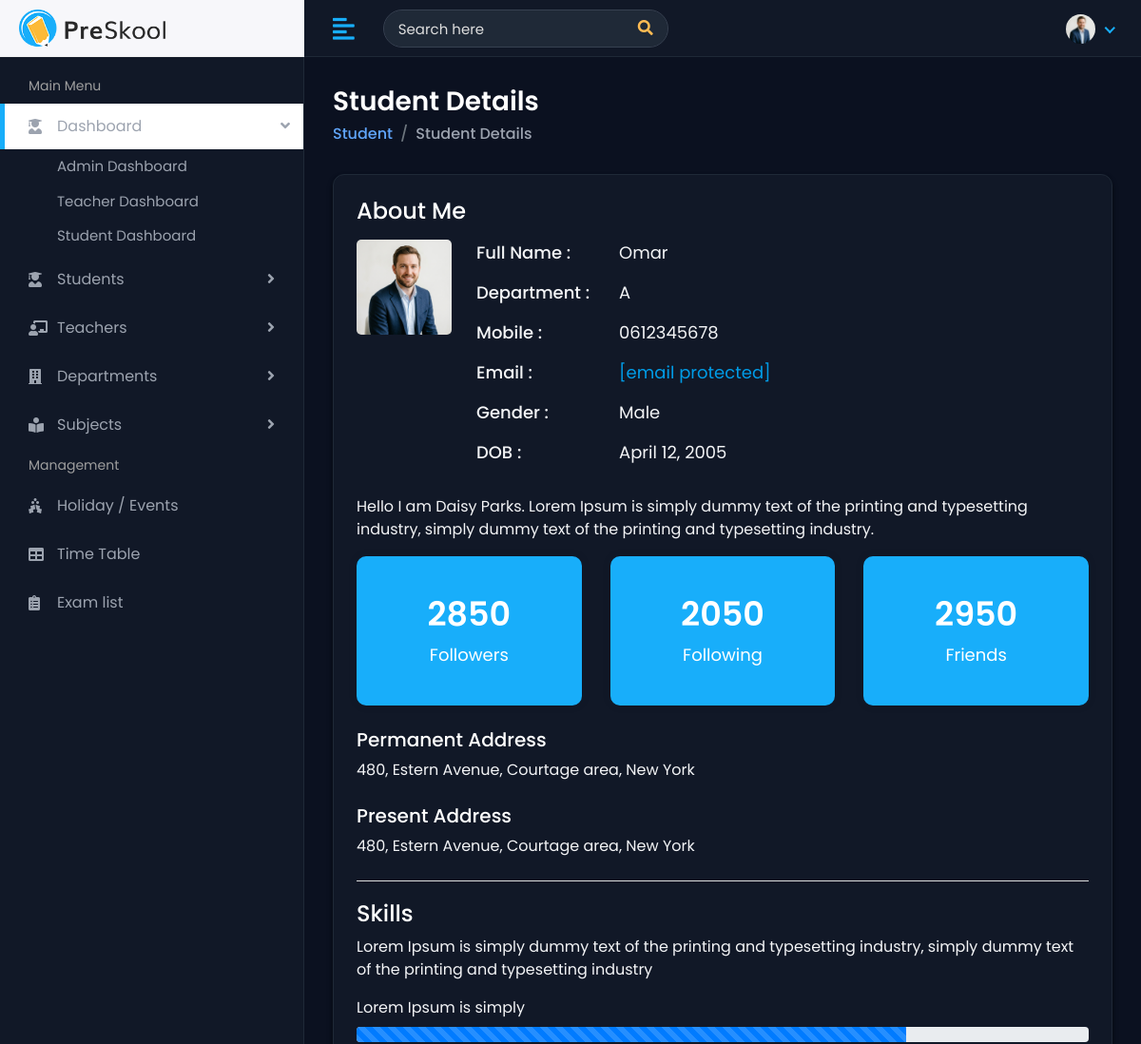
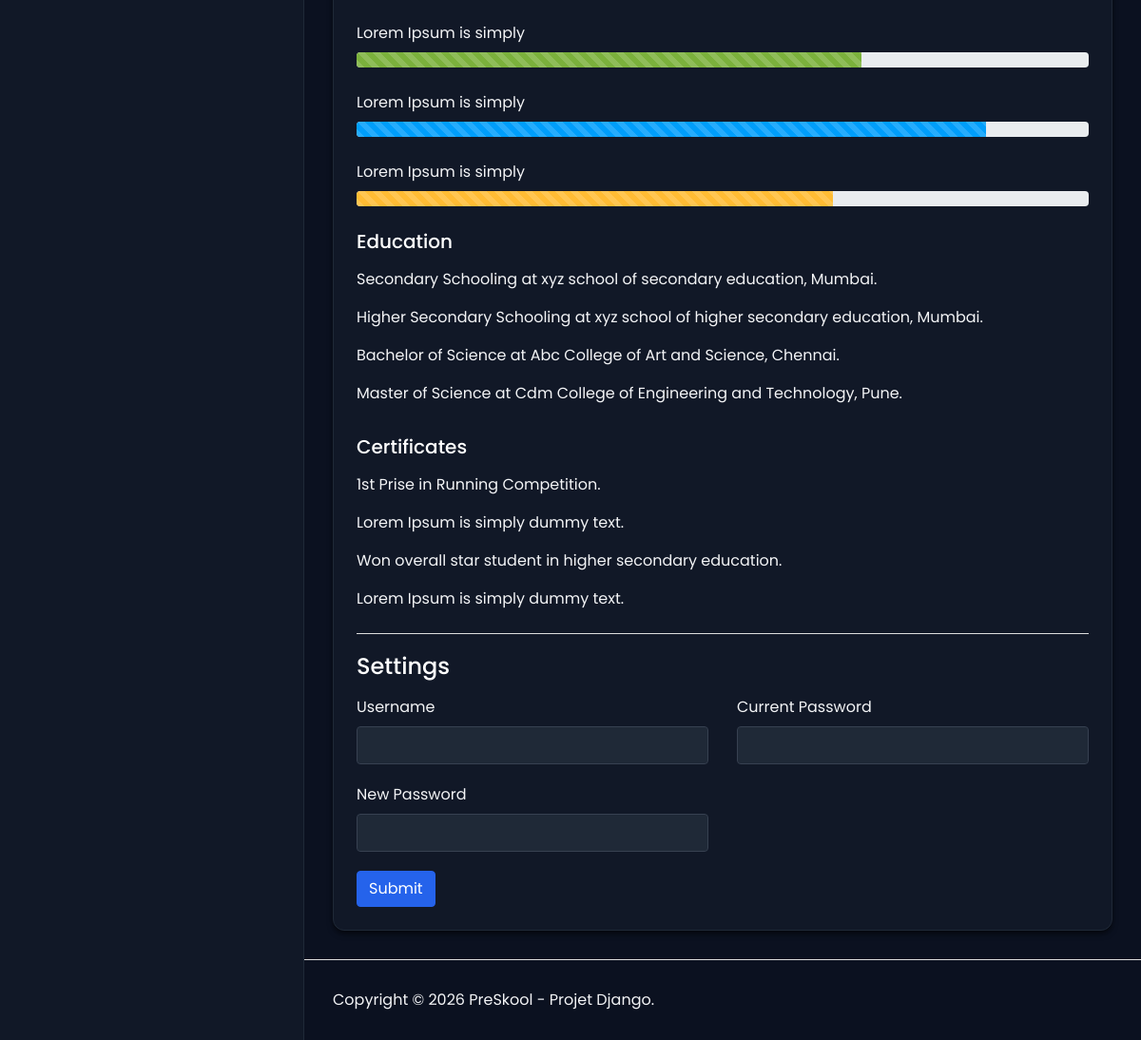
The page /student/students/STU001/ (signed in) on the database its author committed (2 pictures, top to bottom).
### student/models.py (models this page shows, shortened)
class Student(models.Model):
    first_name = models.CharField(max_length=100)
    last_name = models.CharField(max_length=100)
    student_id = models.CharField(max_length=20)
    gender = models.CharField(max_length=10, choices=[('Male','Male'), ('Female','Female')])
    date_of_birth = models.DateField()
    student_class = models.CharField(max_length=50)
    joining_date = models.DateField()
    mobile_number = models.CharField(max_length=15)
    admission_number = models.CharField(max_length=20)
    section = models.CharField(max_length=10)
    student_image = models.ImageField(upload_to='students/', blank=True)
    parent = models.OneToOneField(Parent, on_delete=models.CASCADE)

### student/views.py (the view)
# urls.py: path('students/<str:student_id>/', views.view_student, name='view_student'),
@login_required
def view_student(request, student_id):
    student = get_object_or_404(Student, student_id=student_id)
    return render(request, 'students/student-details.html', {'student': student})

### templates/students/student-details.html (shortened to what this page needs)
{% extends 'Home/base.html' %}
{% load static %}
{% block body %}
<div class="page-wrapper">
<div class="content container-fluid">
<div class="page-header">
<div class="row">
<div class="col-sm-12">
<h3 class="page-title">Student Details</h3>
<ul class="breadcrumb">
<li class="breadcrumb-item"><a href="/student">Student</a></li>
<li class="breadcrumb-item active">Student Details</li>
</ul>
</div>
</div>
</div>
<div class="card">
<div class="card-body">
<div class="row">
<div class="col-md-12">
<div class="about-info">
<h4>About Me</h4>
<div class="media mt-3">
{% if student.student_image %}
<img src="{{ student.student_image.url }}" class="mr-3" alt="..." style="width: 100px; height: 100px; object-fit: cover; border-radius: 5px;">
{% else %}
<img src="{% static 'assets/img/profiles/avatar-01.jpg' %}" class="mr-3" alt="..." style="width: 100px; height: 100px; border-radius: 5px;">
{% endif %}
<div class="media-body">
<ul>
<li>
<span class="title-span">Full Name : </span>
<span class="info-span">{{ student.first_name}}</span>
</li>
<li>
<span class="title-span">Department : </span>
<span class="info-span">{{student.section}}</span>
</li>
<li>
<span class="title-span">Mobile : </span>
<span class="info-span">{{student.mobile_number}}</span>
</li>
<li>
<span class="title-span">Email : </span>
<span class="info-span"><a href="{{student.parent.father_email}}" class="__cf_email__" data-cfemail="7216131b010b32151f131b1e5c111d1f">[email&#160;protected]</a></span>
</li>
<li>
<span class="title-span">Gender : </span>
<span class="info-span">{{student.gender}}</span>
</li>
<li>
<span class="title-span">DOB : </span>
<span class="info-span">{{student.date_of_birth}}</span>
</li>
</ul>
</div>
</div>
<div class="row mt-3">
<div class="col-md-12">
<p>Hello I am Daisy Parks. Lorem Ipsum is simply dummy text of the printing and typesetting industry, simply dummy text of the printing and typesetting industry.</p>
</div>
</div>
<div class="row follow-sec">
<div class="col-md-4 mb-3">
<div class="blue-box">
<h3>2850</h3>
<p>Followers</p>
</div>
</div>
<div class="col-md-4 mb-3">
<div class="blue-box">
<h3>2050</h3>
<p>Following</p>
</div>
</div>
<div class="col-md-4 mb-3">
<div class="blue-box">
<h3>2950</h3>
<p>Friends</p>
</div>
</div>
</div>
<div class="row mt-2">
<div class="col-md-12">
<h5>Permanent Address</h5>
<p>480, Estern Avenue, Courtage area, New York</p>
</div>
</div>
<div class="row mt-2">
<div class="col-md-12">
<h5>Present Address</h5>
<p>480, Estern Avenue, Courtage area, New York</p>
</div>
</div>
</div>
</div>
</div>
<div class="row mt-2">
<div class="col-md-12">
<div class="skill-info">
<h4>Skills</h4>
<p>Lorem Ipsum is simply dummy text of the printing and typesetting industry, simply dummy text of the printing and typesetting industry</p>
<ul>
<li>
<label>Lorem Ipsum is simply</label>
<div class="progress">
<div class="progress-bar progress-bar-striped progress-bar-animated" role="progressbar" aria-valuenow="75" aria-valuemin="0" aria-valuemax="100" style="width: 75%"></div>
</div>
</li>
<li>
<label>Lorem Ipsum is simply</label>
<div class="progress">
<div class="progress-bar progress-bar-striped progress-bar-animated bg-success" role="progressbar" aria-valuenow="69" aria-valuemin="0" aria-valuemax="100" style="width: 69%"></div>
</div>
</li>
<li>
<label>Lorem Ipsum is simply</label>
<div class="progress">
<div class="progress-bar progress-bar-striped progress-bar-animated bg-info" role="progressbar" aria-valuenow="86" aria-valuemin="0" aria-valuemax="100" style="width: 86%"></div>
</div>
</li>
<li>
 <label>Lorem Ipsum is simply</label>
<div class="progress">
<div class="progress-bar progress-bar-striped progress-bar-animated bg-warning" role="progressbar" aria-valuenow="65" aria-valuemin="0" aria-valuemax="100" style="width: 65%"></div>
</div>
</li>
</ul>
<div class="row mt-3">
<div class="col-md-12">
<h5>Education</h5>
<p class="mt-3">Secondary Schooling at xyz school of secondary education, Mumbai.</p>
<p>Higher Secondary Schooling at xyz school of higher secondary education, Mumbai.</p>
<p>Bachelor of Science at Abc College of Art and Science, Chennai.</p>
<p>Master of Science at Cdm College of Engineering and Technology, Pune.</p>
</div>
</div>
<div class="row mt-3">
<div class="col-md-12">
<h5>Certificates</h5>
<p class="mt-3">1st Prise in Running Competition.</p>
<p>Lorem Ipsum is simply dummy text.</p>
<p>Won overall star student in higher secondary education.</p>
<p>Lorem Ipsum is simply dummy text.</p>
</div>
</div>
</div>
</div>
</div>
<div class="row mt-2">
<div class="col-md-12">
<div class="skill-info">
<h4>Settings</h4>
<form>
<div class="row mt-3">
<div class="col-12 col-sm-6">
<div class="form-group">
<label>Username</label>
<input type="text" class="form-control">
</div>
</div>
<div class="col-12 col-sm-6">
<div class="form-group">
<label>Current Password</label>
<input type="password" class="form-control">
</div>
</div>
<div class="col-12 col-sm-6">
<div class="form-group">
<label>New Password</label>
<input type="password" class="form-control">
</div>
</div>
<div class="col-12">
<button type="submit" class="btn btn-primary">Submit</button>
</div>
</div>
</form>
</div>
</div>
</div>
</div>
</div>
</div>
<footer>
<p>Copyright © 2026 PreSkool - Projet Django.</p>
</footer>
</div>
</div>
</body>
</html>
{% endblock %}

### static/assets/css/style.css (style rules this page uses)
html { height: 100%; }
body { background-color: #fff; color: #333; font-family: 'Poppins', sans-serif; font-size: 1rem; height: 100%; line-height: 1.5; overflow-x: hidden; }
h1, h2, h3, h4, h5, h6 { font-family: 'Poppins', sans-serif; margin-top: 0; }
.form-control { border: 1px solid #ddd; box-shadow: none; color: #333; font-size: 15px; height: 40px; }
a { color: #009ce7; }
input, button, a { transition: all 0.4s ease; -moz-transition: all 0.4s ease; -o-transition: all 0.4s ease; -ms-transition: all 0.4s ease; -webkit-transition: all 0.4s ease; }
input, input:focus, button, button:focus { outline: none; }
input[type=text], input[type=password] { -webkit-appearance: none; -moz-appearance: none; appearance: none; }
.form-group { margin-bottom: 1.25rem; }
ul, ol { padding: 0px; list-style: none; }
.bg-success, .badge-success { background-color: #7bb13c !important; }
.bg-info, .badge-info { background-color: #009efb !important; }
.bg-warning, .badge-warning { background-color: #ffbc34 !important; }
.btn-primary { background-color: #FFBC53; border: 1px solid #FFBC53; }
.card { border: 1px solid #ececf5; box-shadow: 0 1px 3px 0 rgba(0, 0, 0, 0.03); margin-bottom: 1.875rem; }
.card-body { padding: 1.5rem; }
footer { padding: 1.875rem 1.875rem; border-top: 1px solid #ddd; }
footer p { margin: 0px; }
.page-wrapper { margin-left: 320px; padding-top: 60px; position: relative; transition: all 0.4s ease; }
.page-wrapper > .content { padding: 1.875rem 1.875rem 0; }
.page-header { margin-bottom: 1.875rem; }
.page-header .breadcrumb { background-color: transparent; color: #6c757d; font-size: 1rem; font-weight: 500; margin-bottom: 0; padding: 0; }
.page-header .breadcrumb a { color: #333; }
.page-title { font-size: 28px; font-weight: 600; color: #333; margin-bottom: 5px; }
.about-info img { width: 250px; }
.about-info ul li { font-size: 18px; margin: 0px 0px 15px 10px; display: flex; }
.title-span { font-weight: 500; width: 150px; }
.blue-box { background-color: #18aefa; padding: 40px 30px; box-shadow: 0px 0px 10px 0px rgba(0, 0, 0, 0.1); border-radius: 10px; color: #fff; text-align: center; }
.follow-sec h3 { font-size: 35px; font-weight: 600; }
.follow-sec p { font-size: 18px; margin: 0px; }
.skill-info { padding-top: 20px; border-top: 1px solid #ddd; }
.skill-info ul li { margin-bottom: 25px; }

### templates/Home/base.html (style rules this page uses)
body, .main-wrapper, .page-wrapper { background-color: #0B1120 !important; color: #F3F4F6 !important; }
.header, .sidebar, .sidebar-inner, .card, .loginbox, .login-right { background-color: #111827 !important; border-color: #1F2937 !important; color: #F3F4F6 !important; }
h1, h2, h3, h4, h5, h6, .card-title, .page-title, .feed-text1 a { color: #FFFFFF !important; }
.form-control { background-color: #1F2937 !important; border: 1px solid #374151 !important; color: #F3F4F6 !important; }
.btn-primary, .btn-info { background-color: #2563EB !important; border-color: #2563EB !important; transition: all 0.3s ease; }
.breadcrumb-item a { color: #60A5FA !important; }
.breadcrumb-item.active { color: #9CA3AF !important; }
.card { box-shadow: 0 4px 6px -1px rgba(0, 0, 0, 0.5), 0 2px 4px -1px rgba(0, 0, 0, 0.3) !important; border: 1px solid #1F2937 !important; border-radius: 12px !important; }

### rows shown on the page
Student: first_name "Omar", section "A", mobile_number "0612345678", gender "Male", date_of_birth "April 12, 2005"
